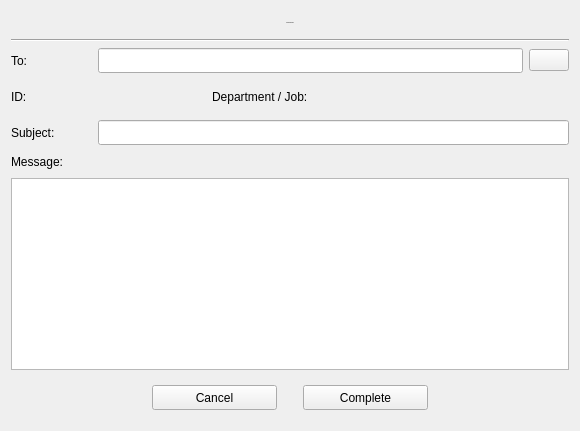
      <widget class="QWidget" name="page_send_message">
       <layout class="QGridLayout" name="gridLayout_15">
        <item row="4" column="0">
         <layout class="QHBoxLayout" name="horizontalLayout_23">
          <item>
           <widget class="QLabel" name="lbl_direct_message_id_header">
            <property name="minimumSize">
             <size>
              <width>81</width>
              <height>25</height>
             </size>
            </property>
            <property name="maximumSize">
             <size>
              <width>81</width>
              <height>25</height>
             </size>
            </property>
            <property name="text">
             <string>ID:</string>
            </property>
           </widget>
          </item>
          <item>
           <widget class="QLabel" name="lbl_direct_message_id">
            <property name="minimumSize">
             <size>
              <width>81</width>
              <height>25</height>
             </size>
            </property>
            <property name="maximumSize">
             <size>
              <width>108</width>
              <height>25</height>
             </size>
            </property>
            <property name="text">
             <string/>
            </property>
           </widget>
          </item>
          <item>
           <widget class="QLabel" name="lbl_direct_message_department_job_header">
            <property name="minimumSize">
             <size>
              <width>81</width>
              <height>25</height>
             </size>
            </property>
            <property name="maximumSize">
             <size>
              <width>105</width>
              <height>25</height>
             </size>
            </property>
            <property name="text">
             <string>Department / Job:</string>
            </property>
           </widget>
          </item>
          <item>
           <widget class="QLabel" name="lbl_direct_message_department_job">
            <property name="minimumSize">
             <size>
              <width>81</width>
              <height>25</height>
             </size>
            </property>
            <property name="maximumSize">
             <size>
              <width>16777215</width>
              <height>25</height>
             </size>
            </property>
            <property name="text">
             <string/>
            </property>
           </widget>
          </item>
         </layout>
        </item>
        <item row="0" column="0">
         <widget class="QLabel" name="lbl_direct_message_header">
          <property name="minimumSize">
           <size>
            <width>558</width>
            <height>22</height>
           </size>
          </property>
          <property name="maximumSize">
           <size>
            <width>16777215</width>
            <height>21</height>
           </size>
          </property>
          <property name="font">
           <font>
            <family>Segoe Print</family>
            <pointsize>-1</pointsize>
            <weight>50</weight>
            <italic>false</italic>
            <bold>false</bold>
           </font>
          </property>
          <property name="text">
           <string>Direct Message</string>
          </property>
          <property name="alignment">
           <set>Qt::AlignCenter</set>
          </property>
         </widget>
        </item>
        <item row="6" column="0">
         <layout class="QHBoxLayout" name="horizontalLayout_24">
          <item>
           <widget class="QLabel" name="lbl_direct_message_subject">
            <property name="minimumSize">
             <size>
              <width>81</width>
              <height>21</height>
             </size>
            </property>
            <property name="maximumSize">
             <size>
              <width>81</width>
              <height>21</height>
             </size>
            </property>
            <property name="text">
             <string>Subject:</string>
            </property>
           </widget>
          </item>
          <item>
           <widget class="QLineEdit" name="lineEdit_direct_message_subject">
            <property name="minimumSize">
             <size>
              <width>453</width>
              <height>25</height>
             </size>
            </property>
            <property name="maximumSize">
             <size>
              <width>16777215</width>
              <height>25</height>
             </size>
            </property>
            <property name="font">
             <font>
              <pointsize>9</pointsize>
             </font>
            </property>
           </widget>
          </item>
         </layout>
        </item>
        <item row="8" column="0">
         <widget class="QTextEdit" name="textEdit_direct_message">
          <property name="minimumSize">
           <size>
            <width>558</width>
            <height>140</height>
           </size>
          </property>
          <property name="font">
           <font>
            <pointsize>9</pointsize>
           </font>
          </property>
         </widget>
        </item>
        <item row="9" column="0">
         <widget class="QWidget" name="widget_direct_message_btn_container" native="true">
          <property name="minimumSize">
           <size>
            <width>558</width>
            <height>44</height>
           </size>
          </property>
          <property name="maximumSize">
           <size>
            <width>16777215</width>
            <height>45</height>
           </size>
          </property>
          <property name="styleSheet">
           <string notr="true"/>
          </property>
          <layout class="QHBoxLayout" name="horizontalLayout_25">
           <item>
            <spacer name="horizontalSpacer_5">
             <property name="orientation">
              <enum>Qt::Horizontal</enum>
             </property>
             <property name="sizeHint" stdset="0">
              <size>
               <width>131</width>
               <height>20</height>
              </size>
             </property>
            </spacer>
           </item>
           <item>
            <widget class="QPushButton" name="btn_direct_message_cancel">
             <property name="minimumSize">
              <size>
               <width>125</width>
               <height>25</height>
              </size>
             </property>
             <property name="maximumSize">
              <size>
               <width>16777215</width>
               <height>25</height>
              </size>
             </property>
             <property name="cursor">
              <cursorShape>PointingHandCursor</cursorShape>
             </property>
             <property name="text">
              <string>Cancel</string>
             </property>
             <property name="icon">
              <iconset resource="../icons_source.qrc">
               <normaloff>:/newSource/icons/cancel.png</normaloff>:/newSource/icons/cancel.png</iconset>
             </property>
            </widget>
           </item>
           <item>
            <spacer name="horizontalSpacer_6">
             <property name="orientation">
              <enum>Qt::Horizontal</enum>
             </property>
             <property name="sizeType">
              <enum>QSizePolicy::Fixed</enum>
             </property>
             <property name="sizeHint" stdset="0">
              <size>
               <width>20</width>
               <height>20</height>
              </size>
             </property>
            </spacer>
           </item>
           <item>
            <widget class="QPushButton" name="btn_direct_message_send">
             <property name="minimumSize">
              <size>
               <width>125</width>
               <height>25</height>
              </size>
             </property>
             <property name="maximumSize">
              <size>
               <width>16777215</width>
               <height>25</height>
              </size>
             </property>
             <property name="cursor">
              <cursorShape>PointingHandCursor</cursorShape>
             </property>
             <property name="text">
              <string>Complete</string>
             </property>
             <property name="icon">
              <iconset resource="../icons_source.qrc">
               <normaloff>:/newSource/icons/complete.png</normaloff>:/newSource/icons/complete.png</iconset>
             </property>
            </widget>
           </item>
           <item>
            <spacer name="horizontalSpacer_7">
             <property name="orientation">
              <enum>Qt::Horizontal</enum>
             </property>
             <property name="sizeHint" stdset="0">
              <size>
               <width>111</width>
               <height>20</height>
              </size>
             </property>
            </spacer>
           </item>
          </layout>
         </widget>
        </item>
        <item row="2" column="0">
         <layout class="QHBoxLayout" name="horizontalLayout_21">
          <item>
           <widget class="QLabel" name="lbl_direct_message_to">
            <property name="minimumSize">
             <size>
              <width>81</width>
              <height>21</height>
             </size>
            </property>
            <property name="maximumSize">
             <size>
              <width>81</width>
              <height>21</height>
             </size>
            </property>
            <property name="text">
             <string>To:</string>
            </property>
           </widget>
          </item>
          <item>
           <widget class="QLineEdit" name="lineEdit_direct_message_to">
            <property name="minimumSize">
             <size>
              <width>140</width>
              <height>25</height>
             </size>
            </property>
            <property name="maximumSize">
             <size>
              <width>16777215</width>
              <height>25</height>
             </size>
            </property>
            <property name="font">
             <font>
              <pointsize>9</pointsize>
             </font>
            </property>
           </widget>
          </item>
          <item>
           <widget class="QPushButton" name="btn_phone_book">
            <property name="text">
             <string/>
            </property>
            <property name="icon">
             <iconset resource="../icons_source.qrc">
              <normaloff>:/newSource/icons/phone_book.png</normaloff>:/newSource/icons/phone_book.png</iconset>
            </property>
            <property name="iconSize">
             <size>
              <width>25</width>
              <height>25</height>
             </size>
            </property>
           </widget>
          </item>
         </layout>
        </item>
        <item row="7" column="0">
         <widget class="QLabel" name="lbl_direct_message_message">
          <property name="minimumSize">
           <size>
            <width>81</width>
            <height>21</height>
           </size>
          </property>
          <property name="maximumSize">
           <size>
            <width>558</width>
            <height>21</height>
           </size>
          </property>
          <property name="text">
           <string>Message:</string>
          </property>
          <property name="margin">
           <number>0</number>
          </property>
         </widget>
        </item>
        <item row="1" column="0">
         <widget class="Line" name="line_2">
          <property name="minimumSize">
           <size>
            <width>550</width>
            <height>0</height>
           </size>
          </property>
          <property name="orientation">
           <enum>Qt::Horizontal</enum>
          </property>
         </widget>
        </item>
        <item row="5" column="0">
         <spacer name="verticalSpacer_29">
          <property name="orientation">
           <enum>Qt::Vertical</enum>
          </property>
          <property name="sizeType">
           <enum>QSizePolicy::Fixed</enum>
          </property>
          <property name="sizeHint" stdset="0">
           <size>
            <width>20</width>
            <height>5</height>
           </size>
          </property>
         </spacer>
        </item>
        <item row="3" column="0">
         <spacer name="verticalSpacer_30">
          <property name="orientation">
           <enum>Qt::Vertical</enum>
          </property>
          <property name="sizeType">
           <enum>QSizePolicy::Fixed</enum>
          </property>
          <property name="sizeHint" stdset="0">
           <size>
            <width>20</width>
            <height>5</height>
           </size>
          </property>
         </spacer>
        </item>
       </layout>
      </widget>
